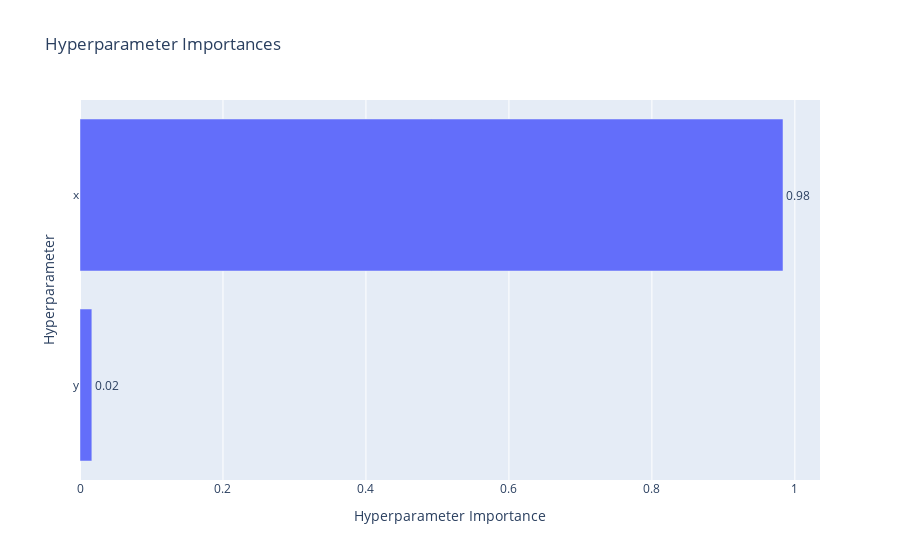

The notebook cell saved with this chart:
### Code cell
optuna.visualization.plot_param_importances(study)

### Figure 1 — Plotly figure (JSON) as saved in the notebook; plotly's stock layout.template omitted (floating-point values rounded to 4 significant figures)
{"data": [{"cliponaxis": false, "hovertemplate": ["y (CategoricalDistribution): 0.01657477216661814<extra></extra>", "x (FloatDistribution): 0.9834252278333818<extra></extra>"], "name": "Objective Value", "orientation": "h", "text": ["0.02", "0.98"], "textposition": "outside", "type": "bar", "x": [0.01657, 0.9834], "y": ["y", "x"]}], "layout": {"title": {"text": "Hyperparameter Importances"}, "xaxis": {"title": {"text": "Hyperparameter Importance"}}, "yaxis": {"title": {"text": "Hyperparameter"}}}}
